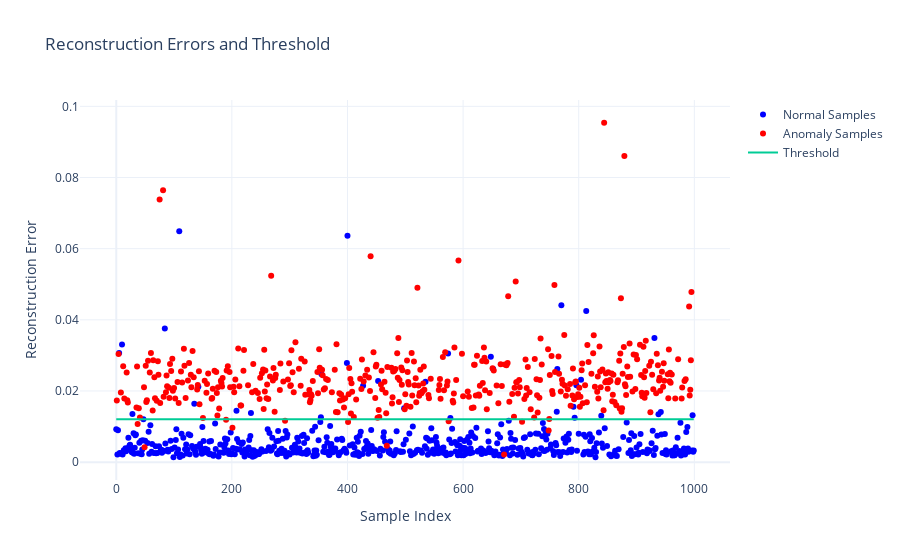

Notebook cell for this chart:
### Code cell
# Reconstruct the test data to calculate reconstruction error
reconstructed_data = autoencoder.predict(test_data)
reconstruction_error = tf.reduce_mean(
    tf.square(test_data - reconstructed_data),
    axis=1
    ).numpy().squeeze(-1)

# Separate normal and anomaly samples based on test_labels
normal_indices = (test_labels == 1)
anomaly_indices = (test_labels == 0)

# Plot reconstruction errors and threshold
fig = go.Figure()
fig.add_trace(
    go.Scatter(
        x=np.arange(len(reconstruction_error))[normal_indices],
        y=reconstruction_error[normal_indices],
        mode='markers',
        name='Normal Samples',        
        marker=dict(color='blue')
    )
)
fig.add_trace(
    go.Scatter(
        x=np.arange(len(reconstruction_error))[anomaly_indices],
        y=reconstruction_error[anomaly_indices],
        mode='markers',
        name='Anomaly Samples',        
        marker=dict(color='red')
    )
)
fig.add_trace(
    go.Scatter(
        y=[threshold] * len(reconstruction_error), mode='lines', name='Threshold'
    )
)
fig.update_layout(
    title='Reconstruction Errors and Threshold',
    xaxis_title='Sample Index',
    yaxis_title='Reconstruction Error',
    template='plotly_white'
)
fig.show()

### Figure 1 — Plotly figure (JSON) as saved in the notebook; plotly's stock layout.template omitted (floating-point values rounded to 4 significant figures; data arrays with more than 128 entries replaced by an {"elided": "..."} marker saying what was removed)
{"data": [{"marker": {"color": "blue"}, "mode": "markers", "name": "Normal Samples", "type": "scatter", "x": {"elided": "560 int values"}, "y": {"elided": "560 float values"}}, {"marker": {"color": "red"}, "mode": "markers", "name": "Anomaly Samples", "type": "scatter", "x": {"elided": "440 int values"}, "y": {"elided": "440 float values"}}, {"mode": "lines", "name": "Threshold", "type": "scatter", "y": {"elided": "1000 float values"}}], "layout": {"title": {"text": "Reconstruction Errors and Threshold"}, "xaxis": {"title": {"text": "Sample Index"}}, "yaxis": {"title": {"text": "Reconstruction Error"}}}}
